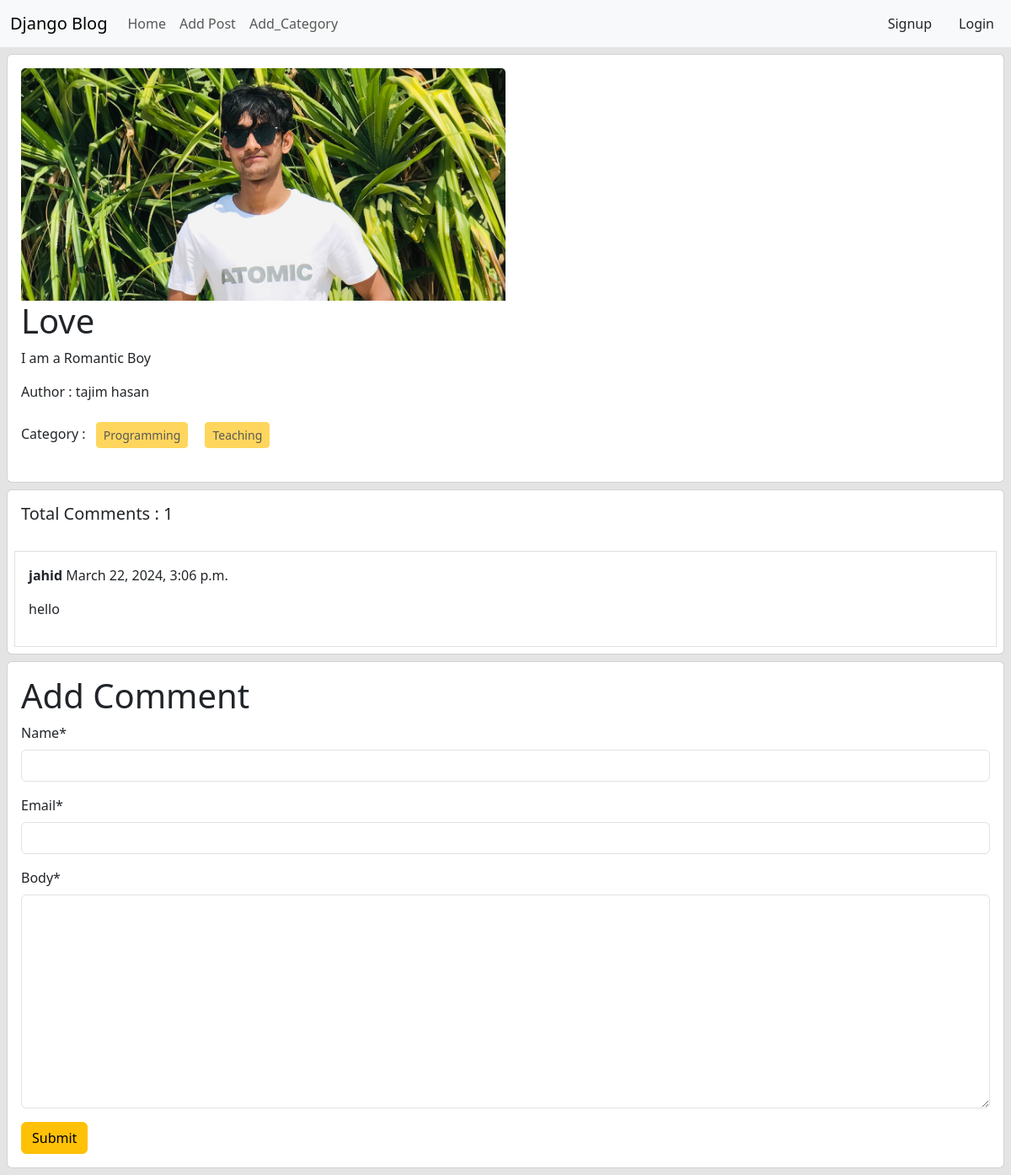
/posts/details/2/, run on the app's committed database.
### posts/models.py (models this page shows, shortened)
class Post(models.Model):
    title=models.CharField(max_length=50)
    content=models.TextField()
    category=models.ManyToManyField(Category)
    author=models.ForeignKey(User,on_delete=models.CASCADE)
    image = models.ImageField(upload_to='posts/media/uploads/', blank = True, null = True)

class Comment(models.Model):
    post = models.ForeignKey(Post, on_delete=models.CASCADE, related_name='comments')
    name = models.CharField(max_length=30)
    email = models.EmailField()
    body = models.TextField()
    created_on = models.DateTimeField(auto_now_add=True) # jkhn e ei class er object toiri hobe sei time ta rekhe dibe

### categories/models.py (models this page shows, shortened)
class Category(models.Model):
    name=models.CharField(max_length=100)
    slug=models.SlugField(max_length=100,unique=True,null=True,blank=True)

### posts/views.py (the view, shortened to what this page needs)
# urls.py: path('details/<int:id>/', views.DetailPostView.as_view(), name='detail_post'),
class DetailPostView(DetailView):
    model = models.Post
    pk_url_kwarg = 'id'
    template_name = 'post_details.html'
    def get_context_data(self, **kwargs):
        context = super().get_context_data(**kwargs)
        post = self.object # post model er object ekhane store korlam
        comments = post.comments.all()
        comment_form = forms.CommentForm()
        context['comments'] = comments
        context['comment_form'] = comment_form
        return context

### posts/forms.py
class CommentForm(forms.ModelForm):
    class Meta:
        model = Comment
        fields = ['name', 'email', 'body']

### posts/templates/post_details.html (shortened to what this page needs)
{% extends 'base.html' %}
{% load crispy_forms_tags %}
{% block content %}
<div class="col-12">
    <div class="card m-2">
        <div class="card-body">
            <img src="{{post.image.url}}" class="card-img-top" alt="..." style="width:50%;">
            <h1 class="card-title">{{post.title}}</h1>
            <p class="card-text">{{post.content}}</p>
            <p>Author : {{post.author.first_name}} {{post.author.last_name}}</p>
            <p>
                Category : {% for cat in post.category.all %}
                <button class="btn btn-warning btn-sm m-2" disabled>
                    {{cat.name}}
                </button>
                {% endfor %}
            </p>
        </div>
    </div>
</div>
<div class="card m-2">
    <h5 class="p-3">Total Comments : {{ comments | length}}</h5>
    {% for comment in comments %}
  <div class="card-body border m-2">
        <p><b>{{comment.name}}</b> {{comment.created_on}}</p>
        <p>{{comment.body}}</p>
    </div>
    {% endfor %}
</div>
<div class="card m-2">
    <div class="card-body">
        <form method="post">
            <h1>Add Comment</h1>
            {{comment_form | crispy}}
            <button class="btn btn-warning">Submit</button>
    </div>
</div>
{% endblock %}

### data on the page
Post: image (picture), title "Love", content "I am a Romantic Boy", author.first_name "tajim", author.last_name "hasan"
Category: name "Programming"
Category: name "Teaching"
Comment: name "jahid", created_on "March 22, 2024, 3:06 p.m.", body "hello"

### other printed values
{{ comments | length }} "1"
